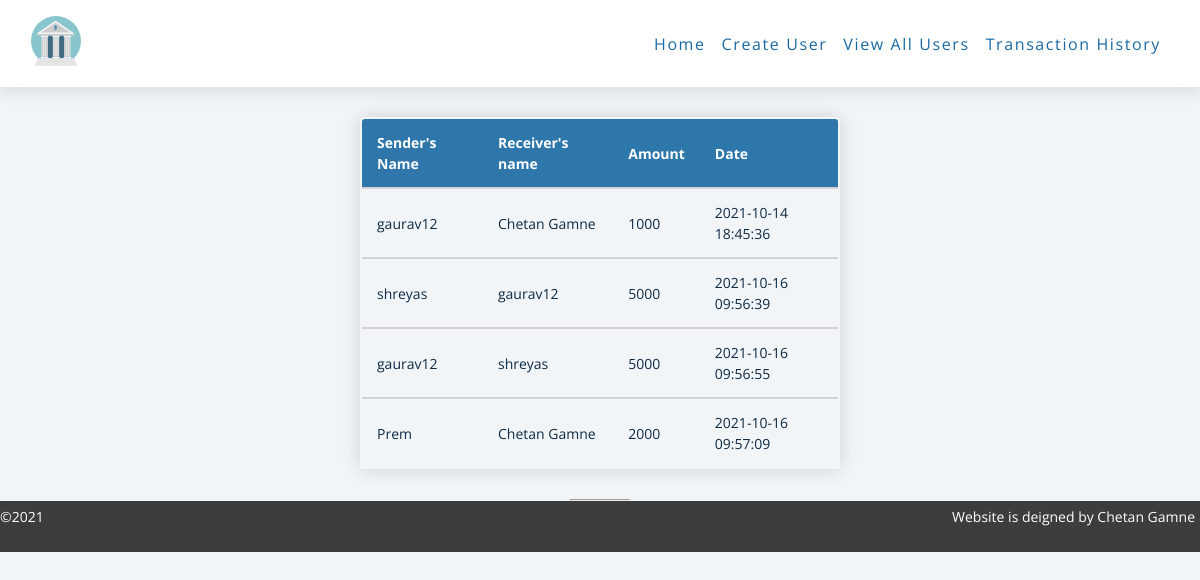
The page /history.php on the database its author committed.
### tables this page shows
CREATE TABLE `transactions` (
  `id` int(11) NOT NULL,
  `sender` text NOT NULL,
  `receiver` text NOT NULL,
  `amount` int(10) NOT NULL,
  `date` datetime NOT NULL DEFAULT current_timestamp()
);

### history.php (the view, shortened to what this page needs)
<!DOCTYPE html>
<html lang="en">
<head>
</head>
<body>
    <?php include 'navbar.php' ?>
    <?php include 'config.php';
    $sql = "SELECT * FROM transactions";
    $result = $conn->query($sql);
    ?>
    <div class="table-container">
    <table class="table">
        <thead class="table-thead">
            <th>Sender's Name</th>
            <th>Receiver's name</th>
            <th>Amount</th>
            <th>Date</th>
        </thead>
        <?php
 if($result->num_rows>0)
 {
    while($row=$result->fetch_assoc())
    {
?>
<tbody>
<tr>
    <td data-label="Sender's name"><?php echo $row['sender']?></td>
    <td data-label="Reciever's name"><?php echo $row['receiver']?></td>
    <td data-label="Amount"><?php echo $row['amount']?></td>
    <td data-label="Date"><?php echo $row['date']?></td>
</tr>
</tbody>
 <?php
      }
?>
    </table>
    </div>
<?php
 }
?>
    <?php include 'footer.php' ?>
</body>
</html>

### navbar.php (shortened to what this page needs)
<!DOCTYPE html>
<html lang="en">
<head>
    <link rel="stylesheet" href="css/styles.css?v=<?php echo time(); ?>">
    <link
      rel="stylesheet"
      href="https://cdnjs.cloudflare.com/ajax/libs/font-awesome/5.14.0/css/all.min.css"
    />
</head>
<body>
    <nav id="navbar">
        <div class="nav-center">
            <div class="nav-header">
                <a href="home.php"><img src="./images/bank-svg.svg" id = "logo" alt=""></a>
            </div>
            <ul class="links">
                <li><a href="home.php">Home</a></li>
                <li><a href="Create_user.php">Create User</a></li>
                <li><a href="users.php">View All Users</a></li>
                <li><a href="history.php">Transaction History</a></li>
            </ul>
        </div>
    </nav>
</body>
</html>

### footer.php (shortened to what this page needs)
<!DOCTYPE html>
<html lang="en">
<head>
    <link
      rel="stylesheet"
      href="https://cdnjs.cloudflare.com/ajax/libs/font-awesome/5.14.0/css/all.min.css"
    />
</head>
<body>
    <hr class="hr-main1">
    <footer>
        <p>&copy;2021</p>
        <div class="footer-insight">
            <p>Website is deigned by Chetan Gamne</p>
            </div>
    </footer>
</body>
</html>

### css/styles.css (style rules this page uses)
body { font-family: "Open Sans", sans-serif; background: hsl(210, 36%, 96%); color: hsl(209, 61%, 16%); line-height: 1.5; font-size: 0.875rem; }
ul { list-style-type: none; }
a { text-decoration: none; }
p { margin-bottom: 1.25rem; }
nav { background: #fff; box-shadow: 0 5px 15px rgba(0, 0, 0, 0.1); margin: auto; max-width: 100%; position: sticky; top: 0px; z-index: 1; }
.nav-header { display: flex; align-items: center; justify-content: space-between; padding: 1rem; }
#logo { height: 50px; }
.links a { color: hsl(205, 72%, 37%); font-size: 1rem; text-transform: capitalize; letter-spacing: 0.1rem; display: block; padding: 0.5rem 1rem; transition: all 0.3s linear; }
.links { height: 0; overflow: hidden; transition: all 0.3s linear; }
@media screen and (min-width: 800px) { .nav-center { max-width: 1170px; margin: 0 auto; display: flex; align-items: center; justify-content: space-between; padding: 1rem; } }
@media screen and (min-width: 800px) { .nav-header { padding: 0; } }
@media screen and (min-width: 800px) { .links { height: auto; display: flex; } }
@media screen and (min-width: 800px) { .links a { padding: 0; margin: 0 0.5rem; } }
footer { display: flex; justify-content: space-between; align-items: center; position: relative; background: #3d3d3d }
footer p { color: white; }
.footer-insight p { float: left; padding: 5px; color: white; }
.hr-main1 { width: 5%; margin: 0 auto; }
.table-container { max-width: 80%; margin: auto; }
.table-container .table { max-width: 50%; margin: 30px auto; }
.table-container table { border-collapse: collapse; border: 2px solid lightgray ; border-radius: 5px 5px 0 0; overflow: hidden; box-shadow: 0 0 20px rgba(0, 0, 0, 0.15); width: 50%; }
.table-container .table thead th { background-color: hsl(205, 72%, 37%); opacity: 90%; color: white; text-align: left; font-weight: bold; }
.table-container .table th, .table-container .table td { padding: 13px 15px; }
.table-container .table tr { border-bottom: 2px solid lightgrey; }

### rows shown on the page
transactions: sender "gaurav12", receiver "Chetan Gamne", amount "1000", date "2021-10-14 18:45:36"
transactions: sender "shreyas", receiver "gaurav12", amount "5000", date "2021-10-16 09:56:39"
transactions: sender "gaurav12", receiver "shreyas", amount "5000", date "2021-10-16 09:56:55"
transactions: sender "Prem", receiver "Chetan Gamne", amount "2000", date "2021-10-16 09:57:09"
